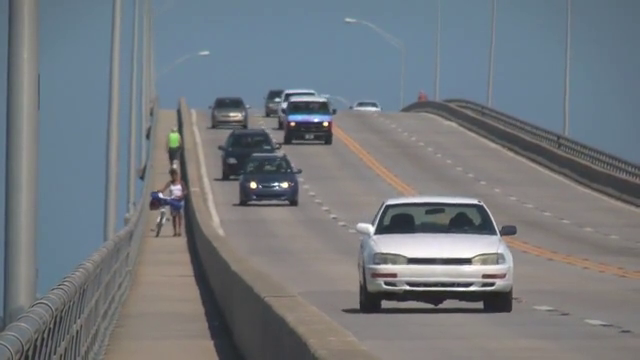
#> input picture frame 91 of digital_image_process_midterm/slow_traffic_small.mp4, 640 x 360 px, given in place of HW6.mp4, which was not available
$ jupyter execute HW6.ipynb
#> lines starting #> are read from the running program, lines starting #| are printed output that depends on the picture; after the words box and inside, x2 and y2 are one past the last pixel; in counts of white or black regions, pixels touching at a corner belong together; long printed decimals are rounded; pictures that were not available may be replaced by others from this repository, and a replacement may not be noted
[cell 1]
import numpy as np
import cv2 as cv
import matplotlib.pyplot as plt

[cell 2]
cap = cv.VideoCapture('HW6.mp4')
width = int(cap.get(cv.CAP_PROP_FRAME_WIDTH))
height = int(cap.get(cv.CAP_PROP_FRAME_HEIGHT))
fps = int(cap.get(cv.CAP_PROP_FPS))
codec = cv.VideoWriter_fourcc(*'XVID')
out = cv.VideoWriter('HW6_res.avi', codec, 20.0, (width, height))

[cell 3]
cap = cv.VideoCapture('HW6.mp4')
ret, frame = cap.read()
#> frame is the input picture: shape (360, 640, 3); mean B, G, R 126.6, 121.2, 115.7

x, y, width, height = 500, 220, 250, 125
track_window = (x, y, width, height)

roi = frame[y:y+height, x:x+width]
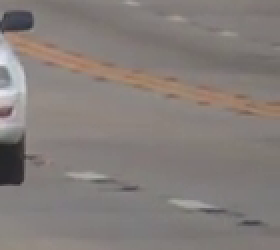
#> roi: shape (125, 140, 3) (shown 2 times larger); mean B, G, R 121.7, 125.2, 132.3
hsv_roi = cv.cvtColor(roi, cv.COLOR_BGR2HSV)
#> hsv_roi: shape (125, 140, 3); mean H, S, V 25.8, 21.1, 132.6

#mask = cv.inRange(hsv_roi,l_b,u_b)
mask = cv.inRange(hsv_roi, np.array((0., 30., 0.)), np.array((255., 128., 110.)))
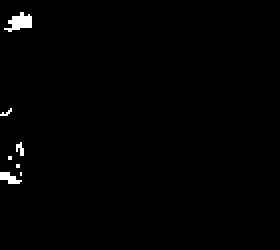
#> mask: shape (125, 140) (shown 2 times larger); 0.89% white; 7 white regions (5 under 20 px), largest, box (x1, y1, x2, y2) and area: (2, 6, 16, 16) 79, (0, 86, 11, 92) 39
#print(mask.shape)

roi_hist = cv.calcHist([hsv_roi], [2], mask, [180], [0,180])
#> roi_hist = 180 values, max 21 at index 43, min 0 at index 0, mean 0.861
plt.plot(roi_hist)

cv.normalize(roi_hist, roi_hist, 0, 255, cv.NORM_MINMAX)

term_crit = (cv.TERM_CRITERIA_EPS | cv.TERM_CRITERIA_COUNT, 10, 1)
cv.imshow('roi', roi)
cv.imwrite('roi.png',roi)
#> Out = True
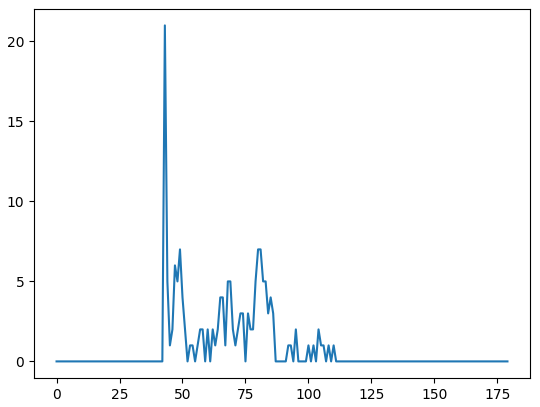
#> figure drawn by matplotlib, 1 panel; curve peaks at x = 43, y = 21

[cell 4]
while(1):
    ret, frame = cap.read()
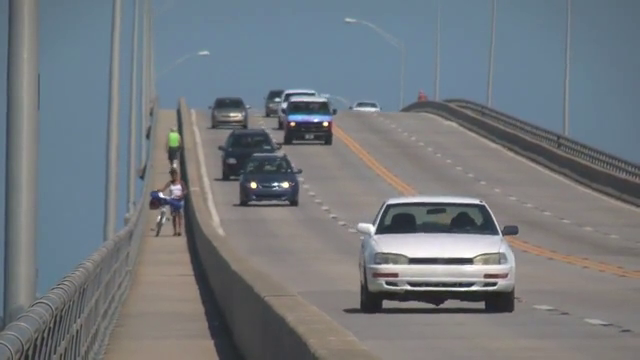
#> input picture frame 92 of digital_image_process_midterm/slow_traffic_small.mp4, 640 x 360 px, given in place of HW6.mp4, which was not available
#> frame is the input picture: shape (360, 640, 3); mean B, G, R 126.3, 121.1, 115.4
    if ret == True:

        hsv = cv.cvtColor(frame, cv.COLOR_BGR2HSV)
#> hsv: shape (360, 640, 3); mean H, S, V 67.5, 39.8, 131.5
        dst = cv.calcBackProject([hsv], [2], roi_hist, [0,180], 1)
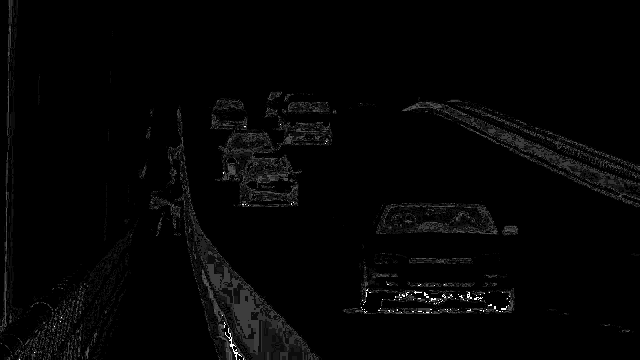
#> dst: shape (360, 640); min 0, max 255, mean 4.5

        ret, track_window = cv.CamShift(dst, track_window, term_crit)
#> ret = ((440, 269), (150.6, 160.2), 73.59); track_window = (362, 196, 156, 146)

        pts = cv.boxPoints(ret) #找出矩形4個頂點
#> pts = [[341.9, 219.4], [495.5, 174.1], [538.1, 318.6], [384.5, 363.9]]
        print(pts)
#| [[341.912 219.388]
#|  [495.549 174.1471 ]
#|  [538.0884  318.612]
#|  [384.451 363.8529 ]]
        pts = np.int0(pts)
#> pts = [[341, 219], [495, 174], [538, 318], [384, 363]]

        final_image = cv.polylines(frame, [pts], True, (130,130,200), 2) #非填充多邊形

        cv.imshow('dst', dst)
        cv.imshow('final_image', final_image)

        out.write(frame) #save color video
        k = cv.waitKey(30) & 0xFF
#> (key Esc is pressed here)
        if k==27:
            break

    else:
        break
cap.release()
cv.destroyAllWindows()

$ run again, starting later in the video
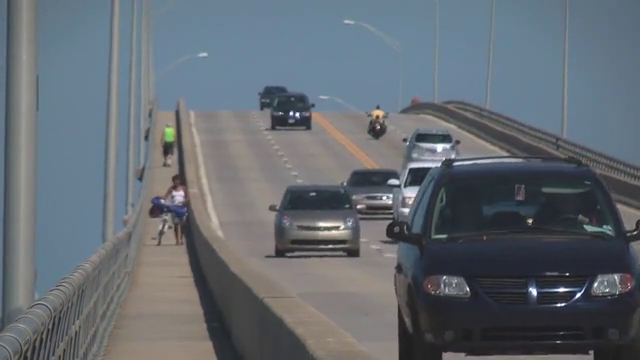
#> input picture frame 411 of digital_image_process_midterm/slow_traffic_small.mp4, 640 x 360 px, given in place of HW6.mp4, which was not available
#> frame is the input picture: shape (360, 640, 3); mean B, G, R 113.8, 106.6, 99.3
#> hsv_roi: shape (125, 140, 3); mean H, S, V 112.1, 48.8, 59.9
#> `mask = cv.inRange(hsv_roi, np.array((0., 30., 0.)), np.array((255., 12..`:
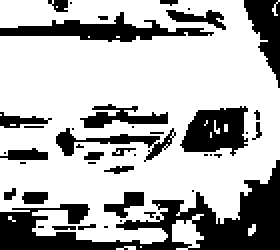
#> mask: shape (125, 140) (shown 2 times larger); 70.4% white; 42 black regions (25 under 20 px), largest, box (x1, y1, x2, y2) and area: (0, 80, 140, 125) 2192, (0, 6, 107, 21) 632, (90, 53, 124, 78) 568
#> roi_hist = 180 values, max 856 at index 53, min 0 at index 0, mean 68.41
#> Out = True
#> hsv: shape (360, 640, 3); mean H, S, V 81.5, 45.6, 117.2
#> `dst = cv.calcBackProject([hsv], [2], roi_hist, [0,180], 1)`:
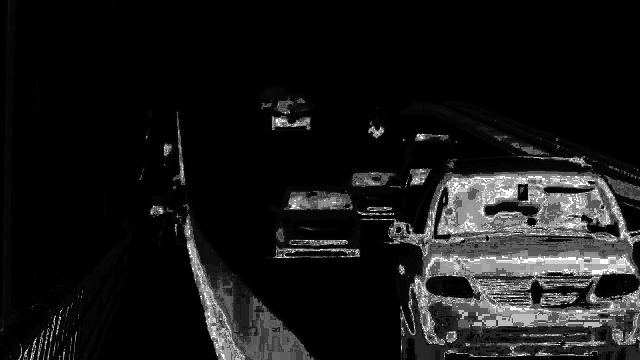
#> dst: shape (360, 640); min 0, max 255, mean 23.7
#> ret = ((536, 260.5), (163.2, 182), 88.85); track_window = (444, 178, 184, 165)
#> `pts = cv.boxPoints(ret)`: pts = [[443.4, 180.8], [625.4, 177.1], [628.6, 340.2], [446.6, 343.9]]
#| [[443.350 180.750]
#|  [625.362 177.082]
#|  [628.6499  340.2498 ]
#|  [446.638 343.918]]
#> `pts = np.int0(pts)`: pts = [[443, 180], [625, 177], [628, 340], [446, 343]]

$ run again, starting later in the video
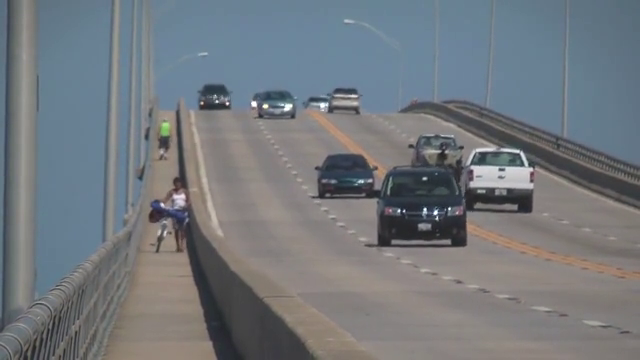
#> input picture frame 731 of digital_image_process_midterm/slow_traffic_small.mp4, 640 x 360 px, given in place of HW6.mp4, which was not available
#> frame is the input picture: shape (360, 640, 3); mean B, G, R 125.5, 120.3, 115.1
#> `roi = frame[y:y+height, x:x+width]`:
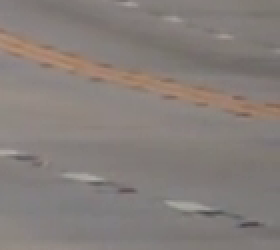
#> roi: shape (125, 140, 3) (shown 2 times larger); mean B, G, R 122, 126.1, 133.6
#> hsv_roi: shape (125, 140, 3); mean H, S, V 20.9, 21.5, 133.6
#> mask: shape (125, 140); every value is 0
#> roi_hist = 180 values from 0 to 0
#> Out = True
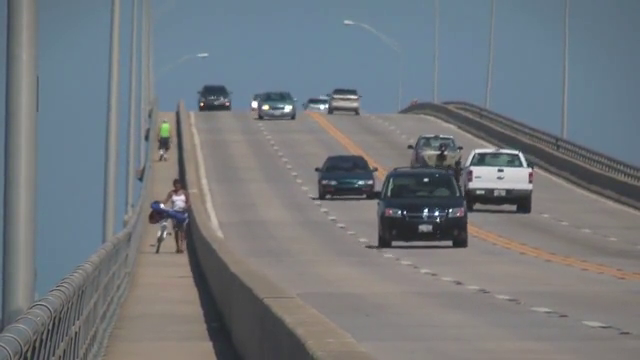
#> input picture frame 732 of digital_image_process_midterm/slow_traffic_small.mp4, 640 x 360 px, given in place of HW6.mp4, which was not available
#> frame is the input picture: shape (360, 640, 3); mean B, G, R 125.3, 120.4, 114.9
#> hsv: shape (360, 640, 3); mean H, S, V 65.1, 40, 130.7
#> dst: shape (360, 640); every value is 0
#> ret = ((0, 0), (0, 0), 0); track_window = (490, 210, 150, 145)
#> pts = [[0, 0], [0, 0], [0, 0], [0, 0]]
#| [[0. 0.]
#|  [0. 0.]
#|  [0. 0.]
#|  [0. 0.]]
